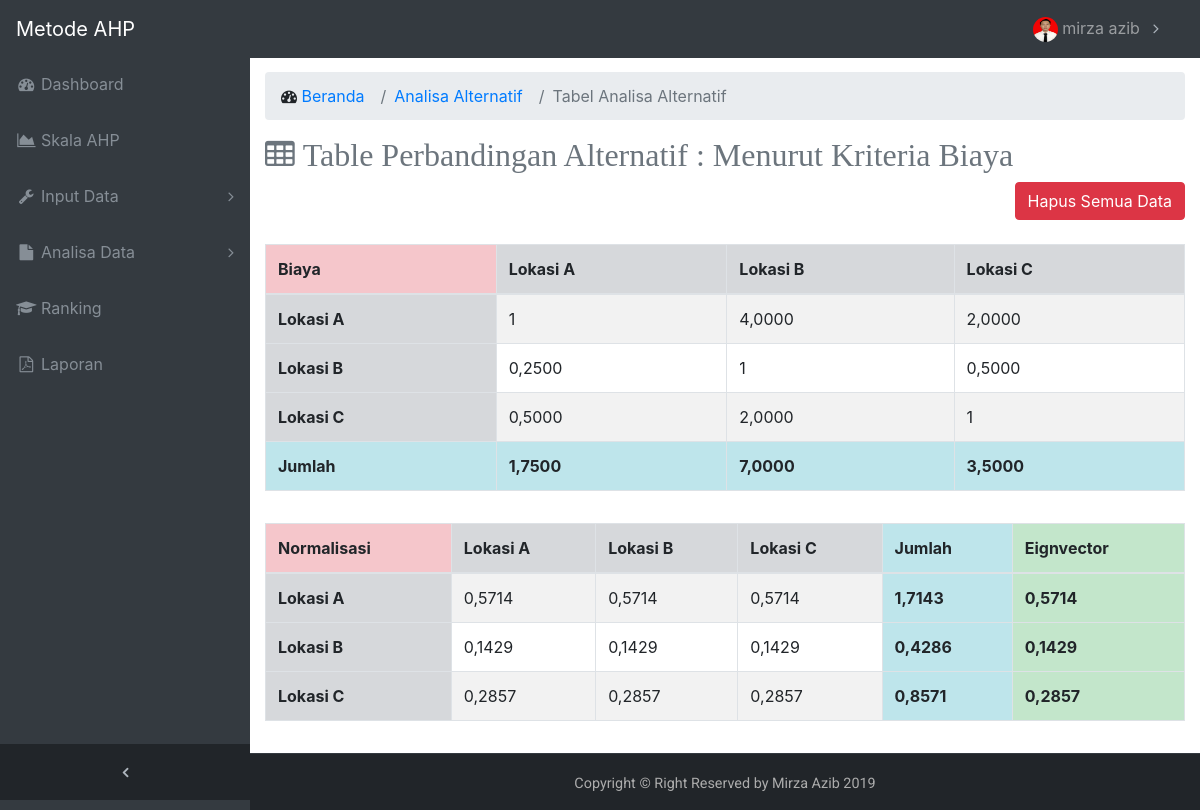
/login/main/index.php?halaman=analisa_alternatif-tabel&kriteria=C1 (signed in), run on the app's committed database.
### tables this page shows
CREATE TABLE `users` (
  `id_pengguna` varchar(6) NOT NULL,
  `nama` varchar(30) NOT NULL,
  `role` enum('Admin','Member') NOT NULL,
  `username` varchar(20) NOT NULL,
  `password` varchar(32) NOT NULL,
  `foto` varchar(20) NOT NULL
);

CREATE TABLE `data_kriteria` (
  `id_kriteria` varchar(3) NOT NULL,
  `nama_kriteria` varchar(20) NOT NULL,
  `jumlah_kriteria` double NOT NULL,
  `bobot_kriteria` double NOT NULL
);

CREATE TABLE `data_alternatif` (
  `id_alternatif` varchar(4) NOT NULL,
  `lokasi` varchar(20) NOT NULL,
  `keterangan` text NOT NULL,
  `hasil_akhir` double DEFAULT NULL
);

CREATE TABLE `analisa_alternatif` (
  `alternatif_pertama` varchar(4) NOT NULL,
  `nilai_analisa_alternatif` double NOT NULL,
  `hasil_analisa_alternatif` double NOT NULL,
  `alternatif_kedua` varchar(4) NOT NULL,
  `id_kriteria` varchar(2) NOT NULL
);

CREATE TABLE `jumlah_alternatif_kriteria` (
  `id_alternatif` varchar(4) NOT NULL,
  `id_kriteria` varchar(3) NOT NULL,
  `jumlah_alt_kri` double NOT NULL,
  `skor_alt_kri` double NOT NULL,
  `hasil_alt_kri` double NOT NULL
);

### login/includes/profile_inc.php (called while the page is built, shortened)
<?php
class Profile {
	private $conn;
	private $table_name= "users";
	public $id;
	public function __construct($db) {
			$this->conn = $db;
	}
	function read() {
		$query = "SELECT * FROM {$this->table_name} WHERE id_pengguna=? LIMIT 0,1";
		$stmt = $this->conn->prepare($query);
		$stmt->bindParam(1, $this->id);
		$stmt->execute();
		$row = $stmt->fetch(PDO::FETCH_ASSOC);
		$this->foto = $row['foto'];
	}
}
?>

### login/includes/skor_inc.php (called while the page is built, shortened)
<?php
class Skor {
	private $conn;
	private $table_name = "analisa_alternatif";
	public function __construct($db) {
		$this->conn = $db;
	}
	function readAll1($a, $b, $c) {
		$query = "SELECT * FROM {$this->table_name} WHERE alternatif_pertama='$a' AND alternatif_kedua='$b' AND id_kriteria='$c' LIMIT 0,1";
		$stmt = $this->conn->prepare($query);
		$stmt->execute();
		$row = $stmt->fetch(PDO::FETCH_ASSOC);
		$this->kp = $row['nilai_analisa_alternatif'];
	}
	function readAll2() {
		$query = "SELECT * FROM data_alternatif";
		$stmt = $this->conn->prepare( $query );
		$stmt->execute();
		return $stmt;
	}
	function readAll3($a, $b) {
		$query = "SELECT * FROM jumlah_alternatif_kriteria WHERE id_alternatif='$a' AND id_kriteria='$b' LIMIT 0,1";
		$stmt = $this->conn->prepare( $query );
		$stmt->execute();
		$row = $stmt->fetch(PDO::FETCH_ASSOC);
		$this->jak = $row['jumlah_alt_kri'];
	}
	function readSum1($a, $b) {
		$query = "SELECT sum(nilai_analisa_alternatif) AS jumkr FROM {$this->table_name} WHERE alternatif_kedua='$a' AND id_kriteria='$b' ";
		$stmt = $this->conn->prepare( $query );
		$stmt->execute();
		$row = $stmt->fetch(PDO::FETCH_ASSOC);
		$this->nak = $row['jumkr'];
	}
	function readSum2($a, $b) {
		$query = "SELECT sum(hasil_analisa_alternatif) AS jumkr2 FROM {$this->table_name} WHERE alternatif_pertama='$a' AND id_kriteria='$b'";
		$stmt = $this->conn->prepare( $query );
		$stmt->execute();
		$row = $stmt->fetch(PDO::FETCH_ASSOC);
		$this->nak = $row['jumkr2'];
	}
	function readAvg($a,$b) {
		$query = "SELECT avg(hasil_analisa_alternatif) AS avgkr FROM {$this->table_name} WHERE alternatif_pertama = '$a' AND id_kriteria = '$b'";
		$stmt = $this->conn->prepare( $query );
		$stmt->execute();
		$row = $stmt->fetch(PDO::FETCH_ASSOC);
		$this->hak = $row['avgkr'];
	}
	function readKri($a) {
		$query = "SELECT * FROM data_kriteria WHERE id_kriteria='$a'";
		$stmt = $this->conn->prepare( $query );
		$stmt->execute();
		$row = $stmt->fetch(PDO::FETCH_ASSOC);
		$this->kri = $row['nama_kriteria'];
	}
}

### login/main/analisa_alternatif-tabel.php (the view, shortened to what this page needs)
<?php
include_once('../includes/skor_inc.php');
$conn = new Config;
$db = $conn->getConnection();
$skoObj = new Skor($db);
if (isset($_POST['kriteria'])) {
	$altkriteria = $_POST['kriteria'];
}else {
	$altkriteria = $_GET['kriteria'];
}
if (isset($altkriteria)) {
	$skoObj->readKri($altkriteria);
	?>
	<div class="row">
		<div class="col-xs-12 col-sm-12 col-md-12">
			<ol class="breadcrumb">
				<li class="breadcrumb-item"><i class="fa fa-dashboard"></i><a href="index.php">&nbspBeranda</a></li>
				<li class="breadcrumb-item"><a href="index.php?halaman=analisa_alternatif">Analisa Alternatif</a></li>
				<li class="breadcrumb-item active">Tabel Analisa Alternatif</li>
			</ol>
			<h2 class="page-header head-font text-muted">
				<span class="fa fa-table"></span>&nbspTable Perbandingan Alternatif : Menurut Kriteria <?=$skoObj->kri;?>
			</h2>
		</div>
	</div>
	<div class="row">
		<div class="col-12 text-right">
			<form method="post">
				<button name="hapus" class="btn btn-danger">Hapus Semua Data</button>
			</form>
		</div>
	</div><br/>
	<div class="row">
		<div class="col-12">
			<div class="table-responsive mb-3">
				<table width="100%" class="table table-striped table-bordered table-hover">
					<thead>
						<tr>
							<th class="table-danger"><?=$skoObj->kri?></th>
							<?php $alt1a = $skoObj->readAll2(); while ($row = $alt1a->fetch(PDO::FETCH_ASSOC)): ?>
							<th class="table-secondary" data-toggle="tooltip" data-placement="right" title="<?=$row['keterangan'];?>"><?=$row['lokasi']?></th>
							<?php endwhile; ?>
						</tr>
					</thead>
					<tbody>
						<?php $alt2a = $skoObj->readAll2(); while ($baris = $alt2a->fetch(PDO::FETCH_ASSOC)): ?>
							<tr>
								<th class="table-secondary active" data-toggle="tooltip" data-placement="top" title="<?=$baris['keterangan'];?>"><?=$baris['lokasi']?></th>
								<?php $alt3a = $skoObj->readAll2(); while ($kolom = $alt3a->fetch(PDO::FETCH_ASSOC)): ?>
									<td>
									<?php
										if ($baris['id_alternatif'] == $kolom['id_alternatif']) {
											echo '1';
										} else {
											$skoObj->readAll1($baris['id_alternatif'], $kolom['id_alternatif'], $altkriteria);
											echo number_format($skoObj->kp, 4, ',', '.');
										}
									?>
									</td>
								<?php endwhile; ?>
							</tr>
						<?php endwhile; ?>
					</tbody>
					<tfoot>
						<tr class="table-info">
							<th>Jumlah</th>
							<?php  $alt4a = $skoObj->readAll2(); while ($row = $alt4a->fetch(PDO::FETCH_ASSOC)): ?>
							<th>
								<?php
									$skoObj->readSum1($row['id_alternatif'], $altkriteria);
									echo number_format($skoObj->nak, 4, ',', '.');
								?>
							</th>
						<?php endwhile;?>
						</tr>
					</tfoot>
				</table>
			</div>
		</div>
	</div>
	<div class="row">
		<div class="col-12">
			<div class="table-responsive mb-3">
				<table width="100%" class="table table-striped table-bordered table-hover">
					<thead>
						<tr>
							<th class="table-danger">Normalisasi</th>
							<?php $alt1b = $skoObj->readAll2(); while ($row = $alt1b->fetch(PDO::FETCH_ASSOC)): ?>
								<th class="table-secondary" data-toggle="tooltip" data-placement="right" title="<?=$row['keterangan'];?>"><?=$row['lokasi']?></th>
							<?php endwhile; ?>
							<th class="table-info">Jumlah</th>
							<th class="table-success">Eignvector</th>
						</tr>
					</thead>
					<tbody>
						<?php $alt2b = $skoObj->readAll2(); while ($baris = $alt2b->fetch(PDO::FETCH_ASSOC)): ?>
							<tr>
								<th class="table-secondary active" data-toggle="tooltip" data-placement="top" title="<?=$baris['keterangan'];?>"><?=$baris['lokasi']?></th>
								<?php $alt3b = $skoObj->readAll2(); while ($kolom = $alt3b->fetch(PDO::FETCH_ASSOC)): ?>
									<td>
										<?php
											$skoObj->readAll3($kolom['id_alternatif'], $altkriteria);
											$jumlahBobot = $skoObj->jak;
											if ($baris['id_alternatif'] == $kolom['id_alternatif']) {
												$n = 1/$jumlahBobot;
												$skoObj->insert2($n, $baris['id_alternatif'], $kolom['id_alternatif'], $altkriteria);
												echo number_format($n, 4, ',', '.');
											} else {
												$skoObj->readAll1($baris['id_alternatif'], $kolom['id_alternatif'], $altkriteria);
												$bobot = $skoObj->kp;
												$n = $bobot/$jumlahBobot;
												$skoObj->insert2($n, $baris['id_alternatif'], $kolom['id_alternatif'], $altkriteria);
												echo number_format($n, 4, ',', '.');
											}
										?>
									</td>
								<?php endwhile; ?>
								<th class="table-info">
									<?php
									$skoObj->readSum2($baris['id_alternatif'], $altkriteria);
									$jml = $skoObj->nak;
									echo number_format($jml, 4, ',', '.');
									?>
								</th>
								<th class="table-success">
									<?php
									$skoObj->readAvg($baris['id_alternatif'], $altkriteria);
									$prioritas = $skoObj->hak;
									$skoObj->insert4($prioritas, $baris['id_alternatif'], $altkriteria);
									echo number_format($prioritas, 4, ',', '.');
									?>
								</th>
							</tr>
						<?php endwhile; ?>
					</tbody>
				</table>
			</div>
		</div>
	</div>
<?php } else {
	echo "<script>location.href='index.php?halaman=analisa_alternatif'</script>";
}
?>

### login/main/index.php (shortened to what this page needs)
<?php
include_once '../includes/profile_inc.php';
  $conn = new Config();
  $db = $conn->getConnection();
  $pflObj = new Profile($db);
?>
<!DOCTYPE html>
<html lang="en">
<head>
  <link rel="stylesheet" href="https://stackpath.bootstrapcdn.com/bootstrap/4.3.1/css/bootstrap.min.css">
  <link href="../assets/vendor/bootstrap/css/bootstrap.min.css" rel="stylesheet">
  <link href="../assets/vendor/font-awesome/css/font-awesome.min.css" rel="stylesheet" type="text/css">
  <link href="../assets/vendor/datatables/dataTables.bootstrap4.css" rel="stylesheet">
  <link href="../assets/css/sb-admin.css" rel="stylesheet">
  <link rel="stylesheet" href="../assets/vendor/sweetalert/css/sweetalert.css">
  <link rel="stylesheet" href="../assets/vendor/toastmessage/css/jquery.toastmessage.css">
</head>
<body class="fixed-nav sticky-footer bg-dark" id="page-top">
  <nav class="navbar navbar-expand-lg navbar-dark bg-dark fixed-top" id="mainNav">
    <a class="navbar-brand" href="index.php">Metode AHP</a>
    <div class="collapse navbar-collapse" id="navbarResponsive">
      <ul class="navbar-nav navbar-sidenav" id="exampleAccordion">
        <li class="nav-item" data-toggle="tooltip" data-placement="right" title="Dashboard">
          <a class="nav-link" href="index.php">
            <i class="fa fa-fw fa-dashboard"></i>
            <span class="nav-link-text">Dashboard</span>
          </a>
        </li>
        <?php if($_SESSION['level_user'] == "Admin"): ?>
        <li class="nav-item" data-toggle="tooltip" data-placement="right" title="Skala AHP">
          <a class="nav-link" href="index.php?halaman=nilai">
            <i class="fa fa-fw fa-area-chart"></i>
            <span class="nav-link-text">Skala AHP</span>
          </a>
        </li>
        <?php endif; ?>
        <li class="nav-item" data-toggle="tooltip" data-placement="right" title="Input Data">
          <a class="nav-link nav-link-collapse collapsed" data-toggle="collapse" href="#collapseComponents" data-parent="#exampleAccordion">
            <i class="fa fa-fw fa-wrench"></i>
            <span class="nav-link-text">Input Data</span>
          </a>
        </li>
        <li class="nav-item" data-toggle="tooltip" data-placement="right" title="Analisa Data">
          <a class="nav-link nav-link-collapse collapsed" data-toggle="collapse" href="#collapseExamplePages" data-parent="#exampleAccordion">
            <i class="fa fa-fw fa-file"></i>
            <span class="nav-link-text">Analisa Data</span>
          </a>
        </li>
        <li class="nav-item" data-toggle="tooltip" data-placement="right" title="Perankingan">
          <a class="nav-link" href="index.php?halaman=perankingan">
            <i class="fa fa-fw fa-graduation-cap"></i>
            <span class="nav-link-text">Ranking</span>
          </a>
        </li>
        <li class="nav-item" data-toggle="tooltip" data-placement="right" title="Laporan">
          <a class="nav-link" href="laporan.php">
            <i class="fa fa-fw fa-file-pdf-o"></i>
            <span class="nav-link-text">Laporan</span>
          </a>
        </li>
      </ul>
      <ul class="navbar-nav sidenav-toggler">
        <li class="nav-item">
          <a class="nav-link text-center" id="sidenavToggler">
            <i class="fa fa-fw fa-angle-left"></i>
          </a>
        </li>
      </ul>
      <ul class="navbar-nav ml-auto">
        <li class="nav-item dropdown">
          <a class="nav-link dropdown-toggle mr-lg-2" id="messagesDropdown" href="#" data-toggle="dropdown" aria-haspopup="true" aria-expanded="false">
          <?php
          $id = $_SESSION['id_pengguna'];
          $pflObj->id = $id;
          $pflObj->read();
          ?>
          <img src="../assets/images/profile/<?=$pflObj->foto;?>" class="nav-images" alt=""> <?=$_SESSION['nama'];?>
          </a>
        </li>
      </ul>
    </div>
  </nav>
  <div class="content-wrapper">
    <div class="container-fluid">
    <?php
      if (isset($_GET['halaman'])) {
          if($_GET['halaman']=="analisa_alternatif-tabel"){
              include 'analisa_alternatif-tabel.php';
              }
      }
      else{
          include 'home.php';
      }
      ?>
    </div>
    <footer class="sticky-footer">
      <div class="container">
        <div class="text-center">
          <small>Copyright © Right Reserved by Mirza Azib 2019</small>
        </div>
      </div>
    </footer>
  </div>
</body>
</html>

### data on the page
users: foto (picture)
data_kriteria: nama_kriteria "Biaya"
data_alternatif: lokasi "Lokasi A", shows "1", analisa_alternatif.nilai_analisa_alternatif "0,2500", analisa_alternatif.nilai_analisa_alternatif "0,5000", nak "1,7500", jumlah_alternatif_kriteria.jumlah_alt_kri "0,5714", jml "1,7143", prioritas "0,5714", analisa_alternatif.nilai_analisa_alternatif "0,1429", analisa_alternatif.nilai_analisa_alternatif "0,2857"
data_alternatif: lokasi "Lokasi B", analisa_alternatif.nilai_analisa_alternatif "4,0000", shows "1", analisa_alternatif.nilai_analisa_alternatif "2,0000", nak "7,0000", analisa_alternatif.nilai_analisa_alternatif "0,5714", jumlah_alternatif_kriteria.jumlah_alt_kri "0,1429", jml "0,4286", prioritas "0,1429", analisa_alternatif.nilai_analisa_alternatif "0,2857"
data_alternatif: lokasi "Lokasi C", analisa_alternatif.nilai_analisa_alternatif "2,0000", analisa_alternatif.nilai_analisa_alternatif "0,5000", shows "1", nak "3,5000", analisa_alternatif.nilai_analisa_alternatif "0,5714", analisa_alternatif.nilai_analisa_alternatif "0,1429", jumlah_alternatif_kriteria.jumlah_alt_kri "0,2857", jml "0,8571", prioritas "0,2857"

### other printed values
$_SESSION['nama'] "mirza azib"
